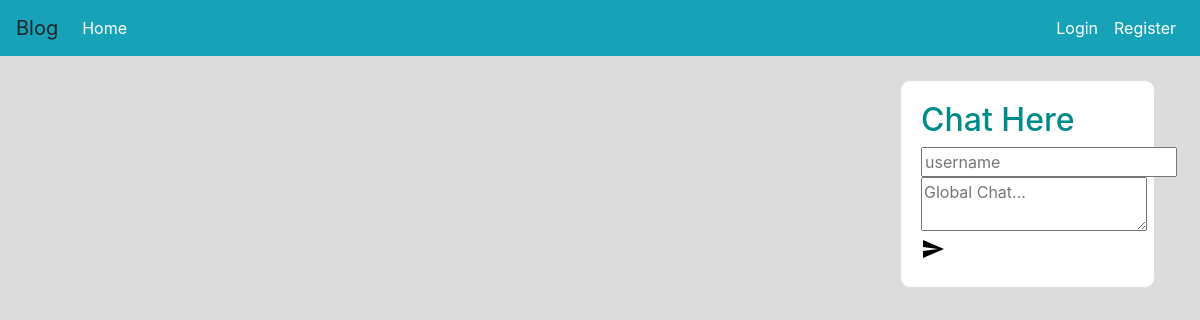
The app's page /, older data.
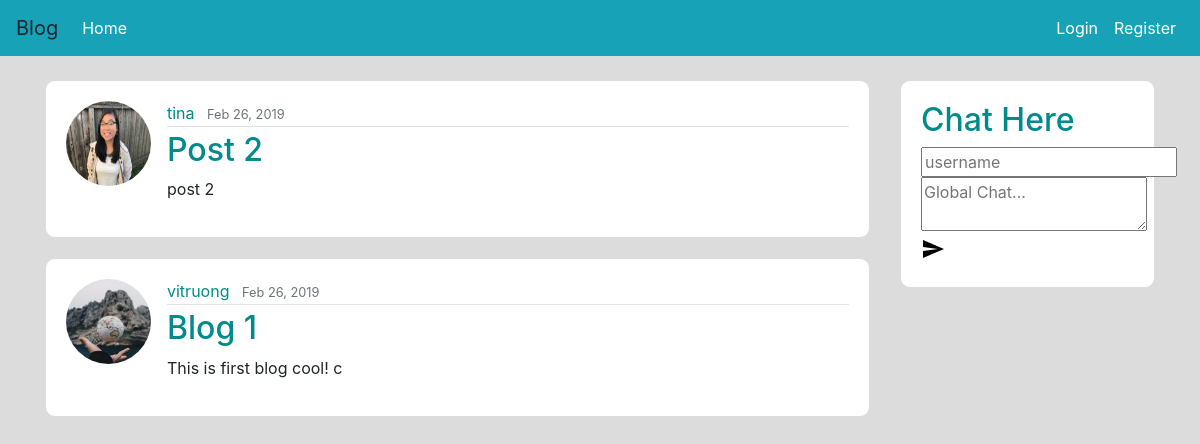
The same page, newer data.
### flaskblog/model.py (models this page shows, shortened)
class Post(db.Model):
    id = db.Column(db.Integer, autoincrement=True, primary_key=True)
    title = db.Column(db.String(150), nullable=False)
    content = db.Column(db.Text, nullable=False)
    date_posted = db.Column(db.DateTime, nullable=False, default=datetime.utcnow)
    user_id = db.Column(db.Integer, db.ForeignKey('user.id'), nullable=False)

class User(db.Model, UserMixin):
    id = db.Column(db.Integer, autoincrement=True, primary_key=True)
    username = db.Column(db.String(20), unique=True, nullable=False)
    email = db.Column(db.String(120), unique=True, nullable=False)
    image_file = db.Column(db.String(20), nullable=False, default='default.jpg')
    password = db.Column(db.String(60), nullable=False)
    posts = db.relationship('Post', backref='author', lazy=True)

### flaskblog/routes.py (the view)
@app.route('/')
def homepage():
    posts = Post.query.order_by(Post.date_posted.desc())
    return render_template("homepage.html", posts=posts)

### flaskblog/templates/homepage.html (shortened to what this page needs)
{% extends 'base.html' %}
{% block body %}
    {% for post in posts %}
        <article class="media content-section">
          <img class="rounded-circle article-img" src="{{ url_for('static', filename='profile_pics/' + post.author.image_file) }}">
          <div class="media-body">
            <div class="article-metadata">
              <a class="mr-2" href="#">{{ post.author.username }}</a>
              <small class="text-muted">{{ post.date_posted.strftime('%b %d, %Y') }}</small>
            </div>
            <h2><a class="article-title" href="{{ url_for('post', post_id=post.id) }}">{{ post.title }}</a></h2>
            <p class="article-content">{{ post.content }}</p>
          </div>
        </article>
    {% endfor %}
{% endblock %}

### flaskblog/templates/base.html (shortened to what this page needs)
<!DOCTYPE html>
<html>
<head>
    <link rel="stylesheet" href="https://maxcdn.bootstrapcdn.com/bootstrap/4.0.0/css/bootstrap.min.css">
     <link rel="stylesheet" href="https://use.fontawesome.com/releases/v5.0.10/css/all.css">
    <link rel="stylesheet" type="text/css" href="/static/styles.css">
</head>
<body>
  <nav class="navbar navbar-expand-lg navbar-dark bg-info">
    <a class="navbar-brand">Blog</a>
    <div class="collapse navbar-collapse" id="navbarNav">
      <div class="navbar-nav mr-auto">
        <li class="nav-item active">
          <a class="nav-link" href="/">Home <span class="sr-only">(current)</span></a>
        </li>
      </div>
        <div class="navbar-nav">
          {% if current_user.is_authenticated %}
            <li class="nav-item active">
            <a class="nav-link" href="/post/new">Create Post</a>
            </li>
            <li class="nav-item active">
            <a class="nav-link" href="/account">Account</a>
            </li>
            <li class="nav-item active">
            <a class="nav-link" href="/logout">Logout</a>
            </li>
          {% else %}
            <li class="nav-item active">
            <a class="nav-link" href="/login">Login</a>
            </li>
            <li class="nav-item active">
            <a class="nav-link" href="/register">Register</a>
            </li>
          {% endif %}
      </div>
    </div>
  </nav>
<br>
  <main role="main" class="container">
    <div class="row">
      <div class="col-md-9">
        {% block body %}{% endblock %}
      </div>
      <div class="col-md-3">
        <div class="content-section">
    <div id="username-input-modal" class="modal-background">
        <div class="user-input-modal">
            <h2>Chat Here</h2>
            <input id="username-input" type="text" maxlength="16" class="modal-text-input" placeholder="username">
        </div>
    </div>
    <div id="chat-interface" class="chat-interface">
        <div id="chat" class="chat">
            <div class="input-container">
                <div class="textarea-container">
                    <textarea id="message-input" placeholder="Global Chat..." maxlength="10000"></textarea>
                </div>
                <div id="submit" class="submit">
                    <div>
                        <svg xmlns="http://www.w3.org/2000/svg" width="24" height="24" viewBox="0 0 24 24">
                            <path d="M2.01 21L23 12 2.01 3 2 10l15 2-15 2z"/>
                            <path d="M0 0h24v24H0z" fill="none"/>
                        </svg>
                    </div>
                </div>
            </div>
        </div>
        </div>
      </div>
    </div>
  </main>
</body>
</html>

### flaskblog/static/styles.css (style rules this page uses)
h2 { color: #008B8B; }
a { color: #008B8B; }
body { background-color: gainsboro; }
.article-img { height: 85px; width: 85px; margin-right: 16px; }
.content-section { background: #ffffff; padding: 20px 20px; border: 1px solid #dddddd; border-radius: 10px; margin-bottom: 20px; }
.article-metadata { padding-bottom: 1px; margin-bottom: 4px; border-bottom: 1px solid #e3e3e3 }

Row changes from the older to the newer data that the page shows:
added Post: image_file (picture), author.username "tina", date_posted "Feb 26, 2019", title "Post 2", content "post 2"
added Post: image_file (picture), author.username "vitruong", date_posted "Feb 26, 2019", title "Blog 1", content "This is first blog cool! c"
